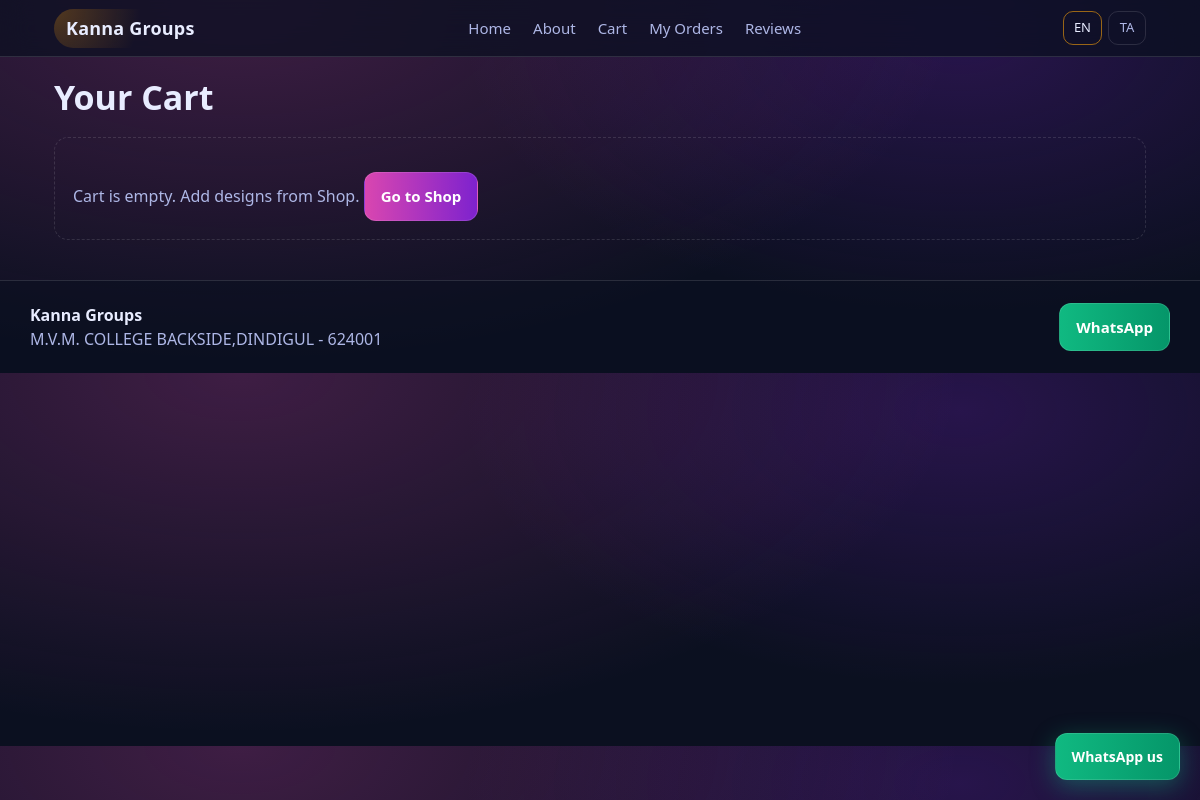
The page /cart on the database its author committed.
### app/models.py (models this page shows, shortened)
class Setting(db.Model):
    __tablename__ = "setting"
    id = db.Column(db.Integer, primary_key=True)
    key = db.Column(db.String(64), unique=True, nullable=False, index=True)
    value = db.Column(db.Text, nullable=False)

### app/routes/public.py (the view)
@bp.get("/cart")
def cart_page():
    cart_list = _get_cart()
    total = _cart_total(cart_list)
    return render_template(
        "shop/cart.html",
        cart=cart_list,
        total=total,
        lang=_lang(),
        business_name=get_setting("business_name", "Kanna Groups"),
        whatsapp=get_setting("whatsapp_number", "+919344272890"),
        location=get_setting("location", ""),
    )

### app/models.py (called while the page is built)
def get_setting(key: str, default: str = "") -> str:
    s = Setting.query.filter_by(key=key).first()
    return s.value if s else default

### app/routes/public.py (called while the page is built)
def _lang() -> str:
    lang = request.args.get("lang", "en").lower()
    return "ta" if lang == "ta" else "en"

def _get_cart():
    return session.get(CART_KEY) or []

def _cart_total(cart_list):
    return sum(item["price_inr"] * item["qty"] for item in cart_list)

### app/templates/shop/cart.html (shortened to what this page needs)
{% extends "base.html" %}
{% block content %}
  <div class="page-header">
    <h1>{{ 'Your Cart' if lang=='en' else 'உங்கள் கார்ட்' }}</h1>
  </div>
  {% if not cart %}
    <div class="empty">
      {{ 'Cart is empty. Add designs from Shop.' if lang=='en' else 'கார்ட் காலியாக உள்ளது. ஷாப் இலிருந்து டிசைன்களை சேர்க்கவும்.' }}
      <a href="{{ url_for('public.shop', lang=lang) }}" class="btn" style="margin-top:1rem">{{ 'Go to Shop' if lang=='en' else 'ஷாப் பார்க்க' }}</a>
    </div>
  {% endif %}
{% endblock %}

### app/templates/base.html (shortened to what this page needs)
<!doctype html>
<html lang="{{ 'ta' if lang == 'ta' else 'en' }}">
  <head>
    <link rel="stylesheet" href="{{ url_for('static', filename='css/styles.css') }}" />
  </head>
  <body>
    <header class="topbar">
      <div class="container topbar-inner">
        <a class="brand" href="{{ url_for('public.home', lang=lang) }}">{{ business_name or "Kanna Groups" }}</a>
        <nav class="nav" id="mainNav">
          <a href="{{ url_for('public.home', lang=lang) }}">{{ 'Home' if lang=='en' else 'முகப்பு' }}</a>
          <a href="{{ url_for('public.about', lang=lang) }}">{{ 'About' if lang=='en' else 'எங்களைப் பற்றி' }}</a>
          <a href="{{ url_for('public.cart_page', lang=lang) }}">{{ 'Cart' if lang=='en' else 'கார்ட்' }}{% if cart_count %}<span class="cart-badge">{{ cart_count }}</span>{% endif %}</a>
          <a href="{{ url_for('public.my_orders', lang=lang) }}">{{ 'My Orders' if lang=='en' else 'என் ஆர்டர்கள்' }}</a>
          <a href="{{ url_for('public.reviews_page', lang=lang) }}">{{ 'Reviews' if lang=='en' else 'ரிவியூக்கள்' }}</a>
        </nav>
        <div class="lang lang-desktop">
          <a class="{{ 'active' if lang=='en' else '' }}" href="{{ request.path }}?lang=en">EN</a>
          <a class="{{ 'active' if lang=='ta' else '' }}" href="{{ request.path }}?lang=ta">TA</a>
        </div>
      </div>
    </header>
    <main class="container">
      {% block content %}{% endblock %}
    </main>
    <footer class="footer" id="contact">
      <div class="container footer-inner">
        <div>
          <div class="footer-title">{{ business_name or "Kanna Groups" }}</div>
          <div class="muted">{{ location or '' }}</div>
        </div>
        {% if whatsapp %}
          <a class="btn btn-whatsapp" href="https://wa.me/{{ whatsapp | replace('+','') }}" target="_blank" rel="noreferrer">
            WhatsApp
          </a>
        {% endif %}
      </div>
    </footer>
    {% if whatsapp %}
      <div class="floating-wa">
        <a class="btn btn-whatsapp" href="https://wa.me/{{ whatsapp | replace('+','') }}" target="_blank" rel="noreferrer">
          {{ 'WhatsApp us' if lang=='en' else 'WhatsApp-ல் தொடர்பு' }}
        </a>
      </div>
    {% endif %}
  </body>
</html>

### app/static/css/styles.css (style rules this page uses)
:root { --bg:#0b1020; --card:#111836; --text:#e8ecff; --muted:#aeb7e6; --border:rgba(255,255,255,.12); --accent1:#d946b0; --accent2:#7e22ce; --gold:#f59e0b; --white:#ffffff; --coral:#fb7185; --radius-sm:10px; --radius-md:14px; --radius-lg:18px; --transition-fast:.16s ease; --transition-med:.25s ease; }
* { box-sizing:border-box;margin:0;padding:0 }
html { -webkit-text-size-adjust:100%;scroll-behavior:smooth }
body { font-family: 'Segoe UI', system-ui, -apple-system, Roboto, 'Noto Sans', 'Liberation Sans', sans-serif; background: radial-gradient(1200px 600px at 20% 0%, rgba(217,70,176,.25), transparent 60%), radial-gradient(900px 500px at 80% 10%, rgba(126,34,206,.25), transparent 55%), var(--bg); color:var(--text); line-height:1.5; overflow-x:hidden; -webkit-font-smoothing:antialiased; }
a { color:inherit;text-decoration:none }
.container { width:100%; max-width:1100px; margin:0 auto; padding:0 clamp(12px, 3vw, 24px); }
.topbar { position:sticky; top:0; backdrop-filter:blur(14px); -webkit-backdrop-filter:blur(14px); background:rgba(11,16,32,.72); border-bottom:1px solid var(--border); z-index:100; }
.topbar-inner { display:flex; align-items:center; gap:12px; justify-content:space-between; min-height:56px; }
.brand { font-weight:800; font-size:clamp(15px, 3.5vw, 18px); letter-spacing:.2px; padding:6px 12px; border-radius:999px; background:radial-gradient(circle at 0 0, rgba(245,158,11,.28), transparent 55%); white-space:nowrap; flex-shrink:0; }
.nav { display:flex;gap:clamp(8px, 1.5vw, 14px);align-items:center }
.nav a { color:var(--muted); font-size:clamp(13px, 1.6vw, 15px); padding:6px 4px; white-space:nowrap; transition:color var(--transition-fast); }
.lang { display:flex;gap:6px;align-items:center;flex-shrink:0 }
.lang a { padding:6px 10px; border:1px solid var(--border); border-radius:var(--radius-sm); color:var(--muted); font-size:13px; min-width:38px; text-align:center; transition:all var(--transition-fast); }
.lang a.active { border-color:rgba(245,158,11,.6);color:var(--text) }
.lang-desktop { display:flex }
h1 { margin:0 0 10px;font-size:clamp(22px, 4vw, 34px);line-height:1.18 }
.muted { color:var(--muted) }
.btn { display:inline-flex; align-items:center; justify-content:center; gap:8px; padding:clamp(10px, 1.5vw, 12px) clamp(12px, 2vw, 16px); border-radius:12px; border:1px solid rgba(255,255,255,.12); background:linear-gradient(90deg, var(--accent1), var(--accent2)); color:var(--white); font-weight:700; font-size:clamp(13px, 1.6vw, 15px); cursor:pointer; min-height:44px; transition:filter var(--transition-fast), transform var(--transition-fast); white-space:nowrap; }
.btn-whatsapp { background:linear-gradient(90deg, #10b981, #059669) }
.page-header { margin:clamp(12px, 2vw, 20px) 0 }
.empty { padding:18px;border:1px dashed var(--border);border-radius:var(--radius-md);color:var(--muted) }
.footer { margin-top:40px;border-top:1px solid var(--border);background:rgba(11,16,32,.6) }
.footer-inner { display:flex; justify-content:space-between; align-items:center; gap:12px; padding:clamp(14px, 2.5vw, 22px) 0; flex-wrap:wrap; }
.footer-title { font-weight:800;font-size:clamp(14px, 1.8vw, 16px) }
.floating-wa { position:fixed; right:clamp(12px, 2vw, 20px); bottom:clamp(12px, 2vw, 20px); z-index:40; }
.floating-wa .btn { box-shadow:0 6px 24px rgba(16,185,129,.4); font-size:clamp(12px, 1.5vw, 14px); }
@media (min-width:1200px) { .container { max-width:1140px } }

### rows shown on the page
Setting: value "Kanna Groups"
Setting: value "M.V.M. COLLEGE BACKSIDE,DINDIGUL - 624001"

### other values the page prints
{{ 'Home' if lang=='en' else 'முகப்பு' }} "Home"
{{ 'About' if lang=='en' else 'எங்களைப் பற்றி' }} "About"
{{ 'Cart' if lang=='en' else 'கார்ட்' }} "Cart"
{{ 'My Orders' if lang=='en' else 'என் ஆர்டர்கள்' }} "My Orders"
{{ 'Reviews' if lang=='en' else 'ரிவியூக்கள்' }} "Reviews"
{{ 'Your Cart' if lang=='en' else 'உங்கள் கார்ட்' }} "Your Cart"
{{ 'Go to Shop' if lang=='en' else 'ஷாப் பார்க்க' }} "Go to Shop"
{{ 'WhatsApp us' if lang=='en' else 'WhatsApp-ல் தொடர்பு' }} "WhatsApp us"
